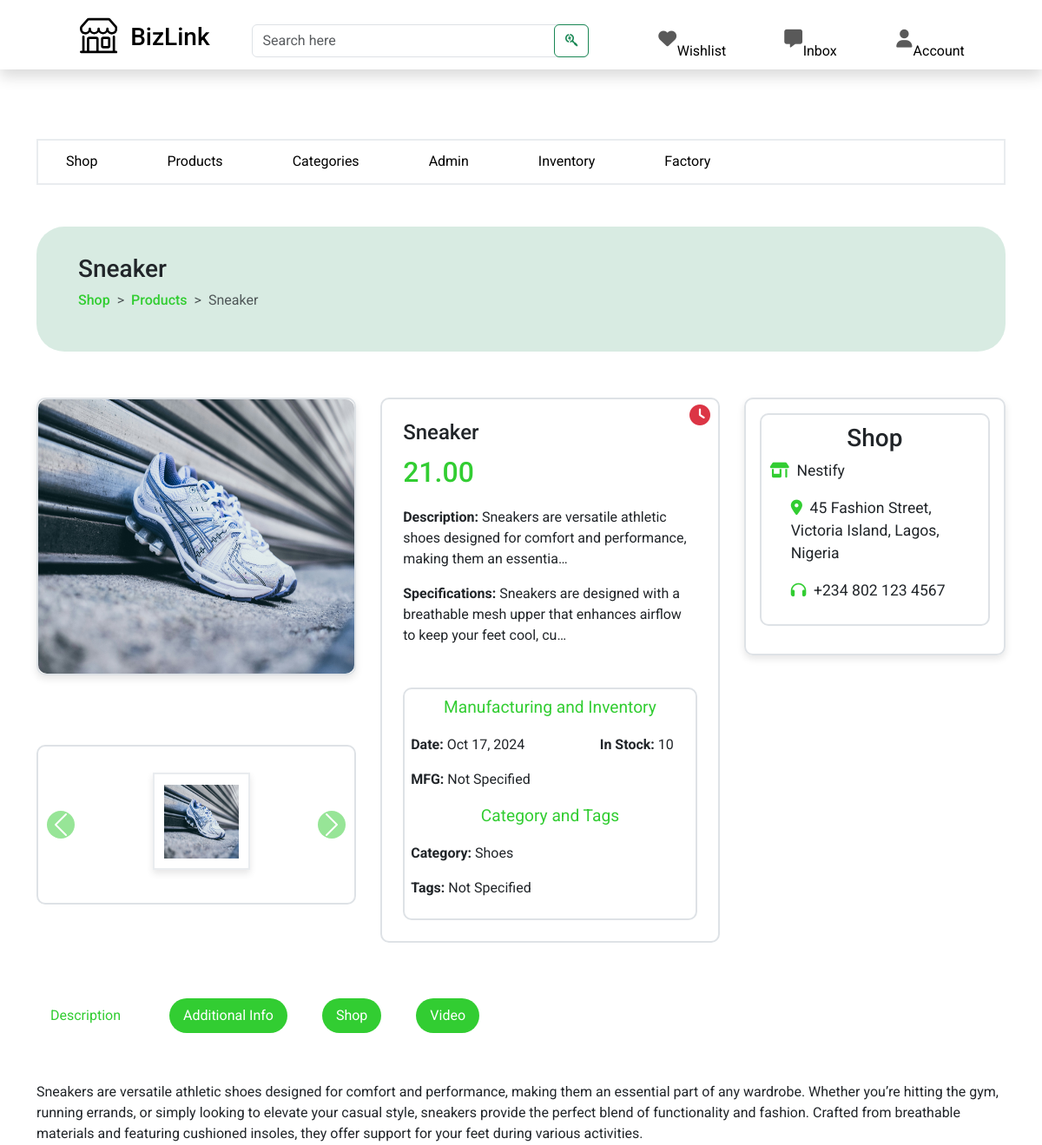
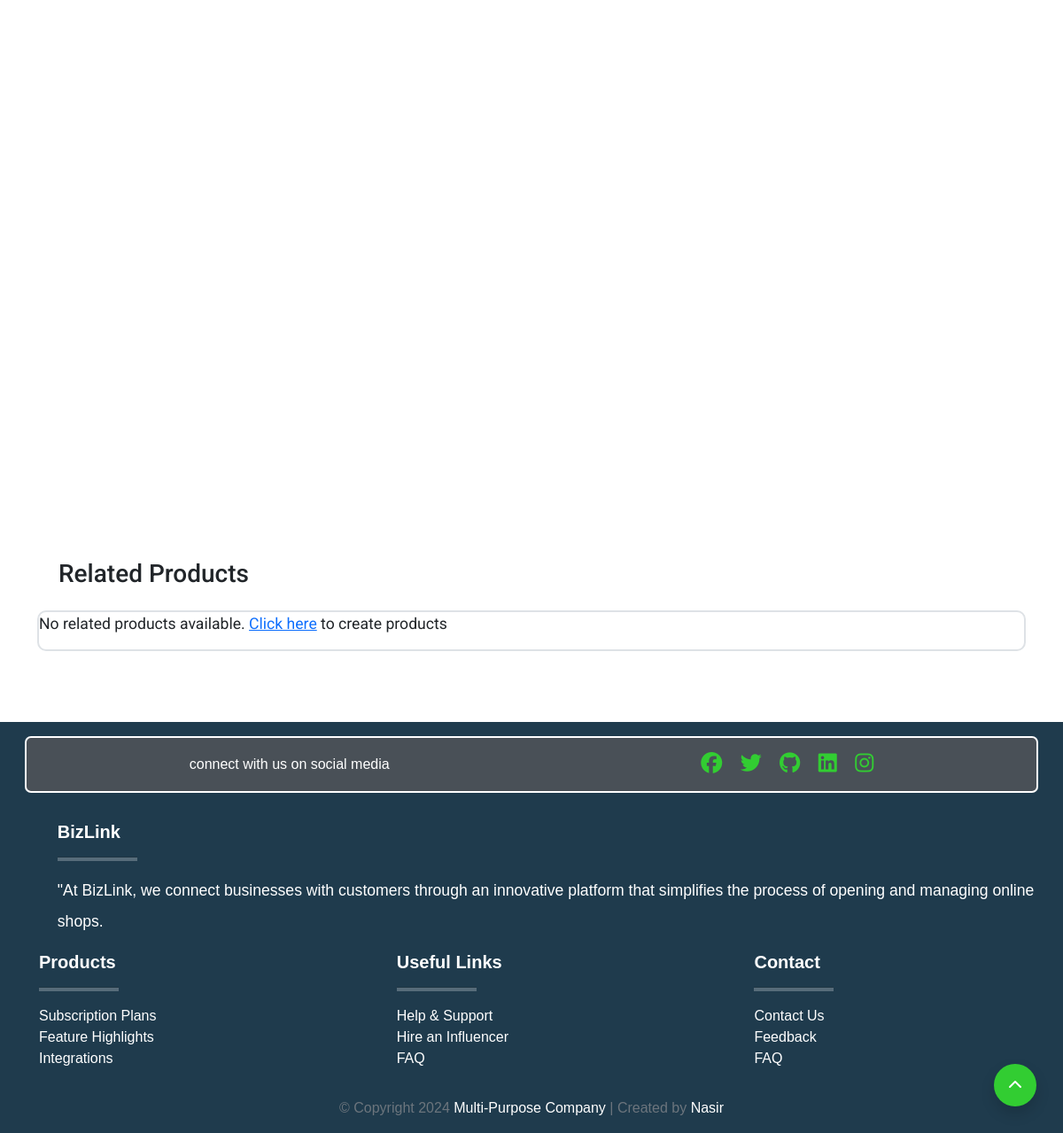
The page /core/owner/home/product/product7EF8D735D5/ (signed in) on the database its author committed (2 pictures, top to bottom).
### shop/models.py (models this page shows, shortened)
class Product(models.Model):
    productId =  ShortUUIDField(unique=True, length=10, max_length=21, prefix="product", alphabet="ABCDEF0123456789")
    name = models.CharField(max_length=255)
    category = models.ForeignKey(Category, related_name='category_products', on_delete=models.CASCADE)
    image = models.ImageField(upload_to='product_directory_path', blank=True, null=True)
    video = models.ForeignKey(ProductVideo, null=True, blank=True, on_delete=models.SET_NULL, related_name="product_on_the_video")
    shop = models.ForeignKey(Shop, related_name='shop_products', on_delete=models.CASCADE)
    description = models.TextField(blank=True, null=True)
    specifications = models.TextField(blank=True, null=True)
    mfg = models.DateTimeField(auto_now_add=False, null=True, blank=True)
    price = models.DecimalField(max_digits=15, decimal_places=2)
    stock_quantity = models.PositiveIntegerField()
    created_by = models.ForeignKey(settings.AUTH_USER_MODEL, related_name='user_products', on_delete=models.CASCADE)
    created_at = models.DateTimeField(auto_now_add=True)
    updated_at = models.DateTimeField(auto_now=True)
    tags = TaggableManager(blank=True)
    sku = ShortUUIDField(unique=True, length=4, max_length=10, prefix="sku", alphabet="0123456789")
    class Meta:
        ordering = ('name',)
        unique_together = ('created_by', 'name', 'category')

class Category(models.Model):
    categoryId =  ShortUUIDField(unique=True, length=10, max_length=21, prefix="category", alphabet="ABCDEF0123456789")
    name = models.CharField(max_length=255)
    description = models.TextField(blank=False, null=False)
    image = models.ImageField(upload_to='category_directory_path', blank=True, null=True)
    shop = models.ForeignKey(Shop, related_name='shop_categories', on_delete=models.CASCADE)
    created_at = models.DateTimeField(auto_now_add=True)
    created_by = models.ForeignKey(settings.AUTH_USER_MODEL, on_delete=models.CASCADE, related_name="user_categories")
    class Meta:
        ordering = ('name',)
        verbose_name_plural = 'Categories'
        unique_together = ('created_by', 'name')

class Shop(models.Model):
    shopId = ShortUUIDField(unique=True, length=10, max_length=21, prefix="shop", alphabet="ABCDEF0123456789")
    name = models.CharField(max_length=255)
    description = models.TextField(blank=False, null=False)
    image = models.ImageField(upload_to='shop_directory_path', blank=True, null=True)
    address = models.TextField(blank=False, null=False)
    contact = models.CharField(max_length=255)
    created_at = models.DateTimeField(auto_now_add=True)
    created_by = models.OneToOneField(settings.AUTH_USER_MODEL, on_delete=models.CASCADE, related_name="user_shop")
    class Meta:
        ordering = ('name',)
        unique_together = ('created_by', 'name')

### core/views.py (the view, shortened to what this page needs)
# urls.py: path("owner/home/product/<productId>/", views.product_detail, name="product_detail"),
def product_detail(request, productId):
    user = request.user
    if user.user_type == 'business_owner':
        try:
            product = Product.objects.get(created_by=user, productId=productId)
            shop = Shop.objects.get(created_by=user)
        except Product.DoesNotExist:
            messages.error(request, "No product detail available.")
    product_images = product.more_product_images.all()
    product_videos = product.more_product_videos.all()
    print(product_videos)
    related_products = Product.objects.filter(category=product.category).exclude(productId=productId)[:4]
    try:
        discounted_product = DiscountedProduct.objects.get(product=product)
    except DiscountedProduct.DoesNotExist:
        discounted_product = None
    return render(request, "core/owner/product-detail.html", {
        'user': user,
        'product': product,
        'product_images': product_images,
        'product_videos': product_videos,
        'shop': shop,
        'related_products': related_products,
        'discounted_product': discounted_product,
    })

### core/templatetags/custom_tags.py (called while the page is built)
@register.filter
def startswith(value, arg):
    return value.startswith(arg)

### shop/models.py (called while the page is built)
    def __str__(self):
        return str(self.video)

### templates/core/owner/product-detail.html (shortened to what this page needs)
{% extends "core/owner/owner-base.html" %}
{% load static %}
{% block content %}
<section class="product_detail_intro_section">
    <div class="container">
        <div class="intro-banner">
            <h3>{{ product.name }}</h3>
            <div class="breadcrumb-box">
                <ol class="breadcrumb">
                    <li class="breadcrumb-item"><a href="{% url 'core:owner_shop' %}">Shop</a></li>
                    <li class="breadcrumb-item"><a href="{% url 'core:product' %}">Products</a></li>
                    <li class="breadcrumb-item active" aria-current="page">{{ product.name }}</li>
                  </ol>
            </div>
        </div>
        <div class="product-detail-intro-box">
            <div class="product-image">
                <div class="image-box">
                    <img id="main-image" src="{{ product.image.url }}" alt="{{ product.name }} image" class="img-fluid">
                </div>
                <div class="more-product-images">
                    <div id="carouselExample" class="carousel slide" data-bs-ride="carousel">
                        <div class="carousel-inner">
                            {% if product_images %}
                                <div class="carousel-item active" data-img="{{ product.image.url }}">
                                    <img src="{{ product.image.url }}" alt="{{ product.name }} image">
                                </div>
                            {% else %}
                                <p class="no-more-images-text">No more images available.</p>
                            {% endif %}
                        </div>
                        <button class="carousel-control-prev" type="button" data-bs-target="#carouselExample" data-bs-slide="prev">
                            <span class="carousel-control-prev-icon" aria-hidden="true"></span>
                        </button>
                        <button class="carousel-control-next" type="button" data-bs-target="#carouselExample" data-bs-slide="next">
                            <span class="carousel-control-next-icon" aria-hidden="true"></span>
                        </button>
                    </div>
                </div>
            </div>
            <div class="product-description">
                <h4>{{ product.name }}</h4>
                {% if user.user_type == 'business_owner' %}
                    <div class="offer-discount">
                        <button id="clock-icon"><i class="fa-solid fa-clock"></i></button>
                    </div>
                {% endif %}
                <div class="price">
                    <p class="new-price">{{ product.price }}</p>
                </div>
                <p><b>Description: </b>{{ product.description|striptags|truncatechars:100 }}</p>
                <p><b>Specifications: </b>{{ product.specifications|striptags|truncatechars:100 }}</p>
                <div class="more-detail">
                    <p class="text-center title">Manufacturing and Inventory</p>
                    <div class="row1">
                        <div>
                            <p><b>Date: </b> {{ product.created_at|date:"M d, Y" }}</p>
                            <p><b>MFG:</b>
                                {% if product.mfg %}
                                    {{ product.mfg|date:"M d, Y" }}
                                {% else %}
                                    Not Specified
                                {% endif %}
                            </p>
                        </div>
                        <div><p><b>In Stock:</b> {{ product.stock_quantity }}</p></div>
                    </div>
                    <div class="row2">
                        <p class="text-center title">Category and Tags</p>
                        <p><b>Category:</b> {{ product.category.name }}</p>
                        <p class="tag"><b>Tags:</b>
                            {% if product.tags.exists %}
                                {% for tag in product.tags.all %} <a href="{% url 'core:tag' tag.slug %}">#{{ tag.name|lower }}</a> {% endfor %}
                            {% else %}
                                Not Specified
                            {% endif %}
                        </p>
                    </div>
                </div>
            </div>
            <div class="shop-and-discount">
                <div class="product-shop">
                    <h3>Shop</h3>
                    <p class="shop-name"><i class="fa-solid fa-shop"></i>&nbsp;&nbsp;{{ shop.name }}</p>
                    <div class="shop-detail">
                        <p><i class="fa-solid fa-location-dot"></i>&nbsp;&nbsp;{{ shop.address }}</p>
                        <p><i class="fa-solid fa-headphones"></i>&nbsp;&nbsp;{{ shop.contact }}</p>
                    </div>
                </div>
            </div>
        </div>
    </div>
</section>
<section class="product_detail_tab_section">
    <div class="container">
        <ul class="nav nav-pills mb-3 tab" id="pills-tab" role="tablist">
            <li class="nav-item" role="presentation">
              <button class="nav-link active rounded-pill" id="pills-description-tab" data-bs-toggle="pill" data-bs-target="#pills-description" type="button" role="tab" aria-controls="pills-description" aria-selected="true">Description</button>
            </li>
            <li class="nav-item" role="presentation">
              <button class="nav-link rounded-pill" id="pills-additional-info-tab" data-bs-toggle="pill" data-bs-target="#pills-additional-info" type="button" role="tab" aria-controls="pills-additional-info" aria-selected="false">Additional Info</button>
            </li>
            <li class="nav-item" role="presentation">
              <button class="nav-link rounded-pill" id="pills-shop-tab" data-bs-toggle="pill" data-bs-target="#pills-shop" type="button" role="tab" aria-controls="pills-shop" aria-selected="false">Shop</button>
            </li>
            <li class="nav-item" role="presentation">
                <button class="nav-link rounded-pill" id="pills-video-tab" data-bs-toggle="pill" data-bs-target="#pills-video" type="button" role="tab" aria-controls="pills-video" aria-selected="false">Video</button>
            </li>
        </ul>
        <div class="tab-content" id="pills-tabContent">
            <div class="tab-pane fade show active" id="pills-description" role="tabpanel" aria-labelledby="pills-description-tab" tabindex="0">{{ product.description|safe }}</div>
        </div>
    </div>
</section>
<section class="related_products_section">
    <div class="container">
        <div class="related-product-section-box">
                <h3>Related Products</h3>
                <div class="related-product-collection-box">
                    {% if related_products %}
                        {% for product in related_products%}
                                <div class="product-box">
                                    <a href="{% url 'core:product_detail' product.productId %}">
                                        <div class="product-image">
                                            <img src="{{ product.image.url }}" alt="{{ product.name }} image">
                                        </div>
                                    </a>
                                    <p>{{ product.category.name }}</p>
                                    <h4>{{ product.name }}</h4>
                                    <p>By {{ product.shop.name }}</p>
                                    <div class="price-and-button">
                                        <p>{{ product.price }}</p>
                                        <p>{{ product.old_price }}</p>
                                    </div>
                                </div>
                        {% endfor %}
                    {% else %}
                        {% if user.user_type == 'business_owner' %}
                            <p>No related products available. <a href="#">Click here</a> to create products</p>
                        {% else %}
                            <p>No related products available.</p>
                        {% endif %}
                    {% endif %}
                </div>
        </div>
    </div>
</section>
{% endblock %}

### rows shown on the page
Product: name "Sneaker", image (picture), price "21.00", description "Sneakers are versatile athletic shoes designed for comfort and performance, making them an essentia…", specifications "Sneakers are designed with a breathable mesh upper that enhances airflow to keep your feet cool, cu…", created_at "Oct 17, 2024", stock_quantity "10", category.name "Shoes", description "Sneakers are versatile athletic shoes designed for comfort and performance, making them an essential part of any wardrobe. Whether you’re hitting the gym, running errands, or simply looking to elevate your casual style, sneakers provide the perfect blend of functionality and fashion. Crafted from breathable materials and featuring cushioned insoles, they offer support for your feet during various activities."
Shop: name "Nestify", address "45 Fashion Street, Victoria Island, Lagos, Nigeria", contact "+234 802 123 4567"
